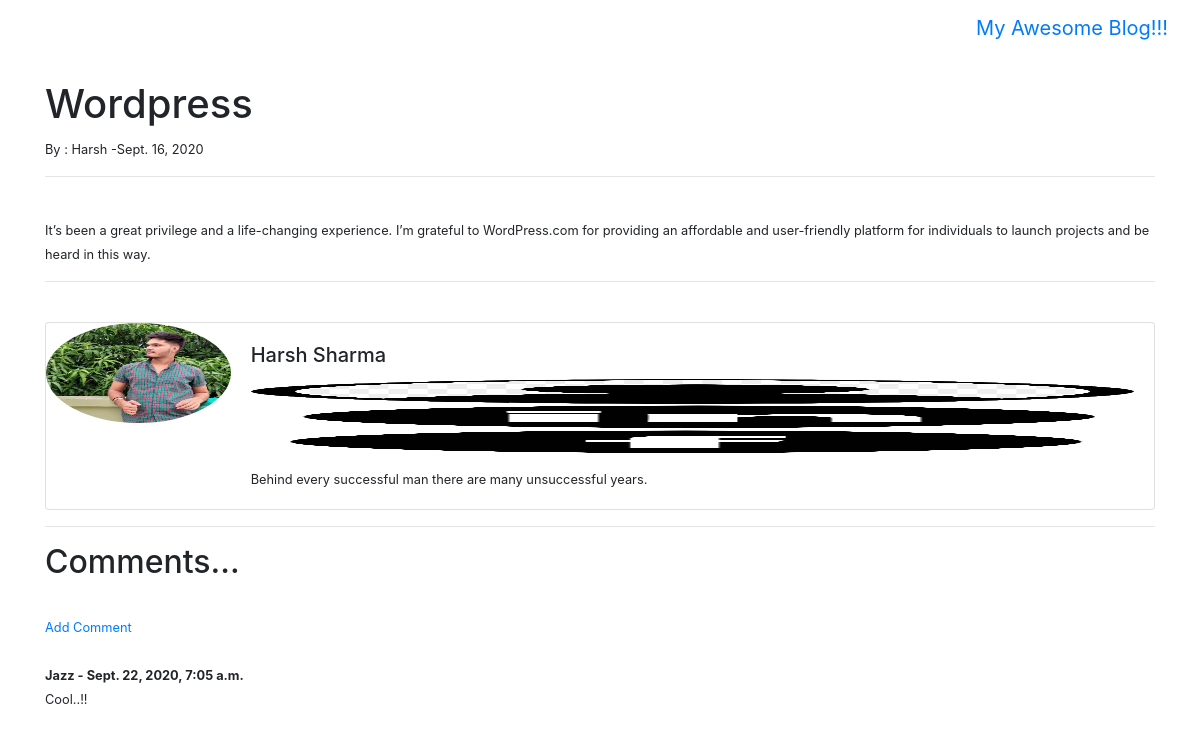
Screenshot of /article/4 with the database file from the repository.
### theblog/models.py (models this page shows, shortened)
class Post(models.Model):
    title = models.CharField(max_length=255)
    title_tag = models.CharField(max_length=255, default='Blog!')
    author = models.ForeignKey(User, on_delete=models.CASCADE)
    body = RichTextField(blank=True, null=True)
    post_date = models.DateField(auto_now_add=True)
    category = models.CharField(max_length=255, default='coding')
    snippet = models.CharField(max_length=255)
    likes = models.ManyToManyField(User, related_name='blog_posts')
    header_image = models.ImageField(null=True, blank=True, upload_to="images/")
    def total_likes(self):
        return self.likes.count()

class Profile(models.Model):
    user = models.OneToOneField(User, null=True, on_delete=models.CASCADE)
    bio = models.TextField()
    profile_pic =  models.ImageField(null=True, blank=True, upload_to="images/profile/")
    website_url = models.CharField(max_length=255, null=True, blank=True)
    facebook_url = models.CharField(max_length=255, null=True, blank=True)
    instagram_url = models.CharField(max_length=255, null=True, blank=True)
    twitter_url = models.CharField(max_length=255, null=True, blank=True)
    pinterest_url = models.CharField(max_length=255, null=True, blank=True)

class Comment(models.Model):
    post = models.ForeignKey(Post, related_name="comments", on_delete=models.CASCADE)
    name = models.CharField(max_length=200)
    body = models.TextField()
    date_added = models.DateTimeField(auto_now_add=True)

### theblog/views.py (the view)
# urls.py: path('article/<int:pk>', ArticleDetailView.as_view(), name="article-detail"),
class ArticleDetailView(DetailView):
    model = Post
    template_name = 'article_details.html'
    def get_context_data(self, *args, **kwargs):
        cat_menu = Category.objects.all()
        context = super(ArticleDetailView, self).get_context_data(*args, **kwargs)
        stuff = get_object_or_404(Post, id=self.kwargs["pk"])
        total_likes = stuff.total_likes()
        liked = False
        if stuff.likes.filter(id=self.request.user.id).exists():
            liked = True
        context["total_likes"] = total_likes
        context["cat_menu"] = cat_menu
        context["liked"] = liked
        return context

### theblog/models.py (called while the page is built)
    def __str__(self):
        return self.name

### theblog/templates/article_details.html (shortened to what this page needs)
{% extends 'base.html' %}
{% load static %}
{% block content %}
<h1>{{post.title}}</h1>
<small>By : {{post.author.first_name}} -{{post.post_date}}
<hr>
<br>
{{post.body|safe}}
<br>
<hr>
<br>
<div class="card mb-3">
    <div class="row no-gutters">
      <div class="col-md-2">
      {% if post.author.profile.profile_pic %}
        <img src="{{post.author.profile.profile_pic.url}}" class="card-img rounded-circle" alt="..." width="100" height="100">
       {% else %}
        <img src="{% static 'theblog/images/user.png' %}" class="card-img rounded-circle" alt="..." width="100" height="100">
       {% endif %}
      </div>
      <div class="col-md-10">
        <div class="card-body">
          <h5 class="card-title">{{post.author.first_name}} {{post.author.last_name}}</h5>
          <p class="small text-muted">
              <a href="{% url 'show_profile_page' post.author.profile.id  %}"><img src="{% static 'theblog/images/profile.jpg' %}" class="card-img rounded-circle" alt="..." width="25" height="25"></a>
              {% if post.author.profile.website_url %}
                 <a href="{{post.author.profile.website_url}}"><img src="{% static 'theblog/images/linkedin.webp' %}" class="card-img rounded-circle" alt="..." width="25" height="25"></a>
              {% endif %}
              {% if post.author.profile.facebook_url %}
                 <a href="{{post.author.profile.facebook_url}}"><img src="{% static 'theblog/images/facebook.webp' %}" class="card-img rounded-circle" alt="..." width="25" height="25"></a>
              {% endif %}
          </p>
          <p class="card-text">{{post.author.profile.bio}}</p>
        </div>
      </div>
    </div>
  </div>
   <hr>
  <h2>Comments...</h2>
  <br>
  {% if post.comments.all %}
      <a href="{% url 'add_comment' post.pk %}">Add Comment</a><br><br>
      {% for comment in post.comments.all %}
          <strong>
            {{comment.name}} - {{comment.date_added}}
          </strong>
          <br>
          {{comment.body}}
          <br><br>
      {% endfor %}
  {% else %}
      No Comments Yet... <a href="{% url 'add_comment' post.pk %}">Add One</a>
  {% endif %}
{% endblock %}

### rows the page displays
Post: title "Wordpress", author.first_name "Harsh", post_date "Sept. 16, 2020", body "It’s been a great privilege and a life-changing experience. I’m grateful to WordPress.com for providing an affordable and user-friendly platform for individuals to launch projects and be heard in this way.", author.profile.profile_pic (picture), author.last_name "Sharma", author.profile.bio "Behind every successful man there are many unsuccessful years."
Comment: name "Jazz", date_added "Sept. 22, 2020, 7:05 a.m.", body "Cool..!!"
